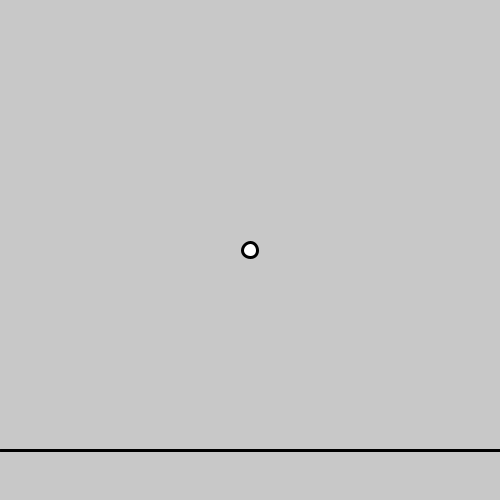
Frame 1 (no input)
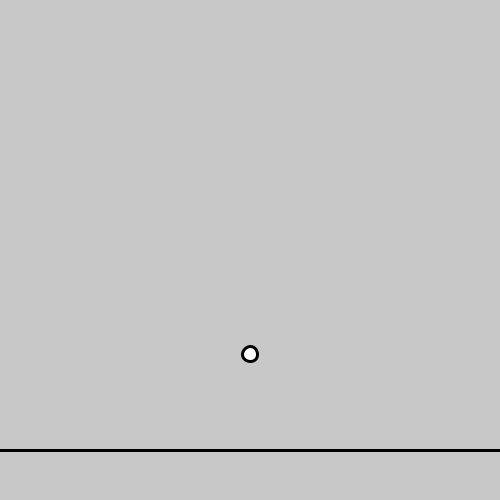
Frame 60 (the mouse pressed at the canvas centre just before this capture)
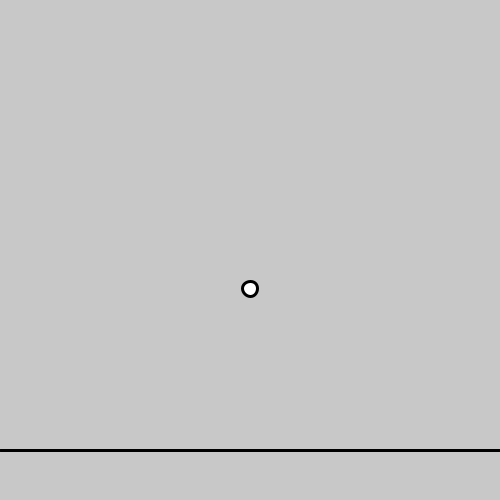
Frame 120 (the mouse held since frame 60 and released just before this capture)

The Processing sketch that drew these frames (run headless with seeded random() and noise(); from frame 60 on, the mouse is pressed at the canvas centre):

// Processing sketch: PhysicsEngine
// ── PhysicsEngine.pde
ArrayList<RigidBody> Objects = new ArrayList();

float gravity = 0.2;

void setup() {
  size(500,500);
  Objects.add(new RigidBody(new PVector(width/2, height/2), 5, 2));
  stroke(0);
  strokeWeight(3);
  background(200);
}

void mousePressed() {
  Objects.get(0).addForce(new PVector(mouseX - Objects.get(0).location.x, mouseY - Objects.get(0).location.y).mult(2));
}

void draw() {
  background(200,100);
  line(0,height-50,width,height-50);
  ellipse(Objects.get(0).location.x, Objects.get(0).location.y, 15, 15);
  
  if (Objects.get(0).location.y > height-60 && !mousePressed) {
    Objects.get(0).velocity.y = -Objects.get(0).velocity.y;
  } else {
    if (Objects.get(0).location.y < height-60) {
      Objects.get(0).velocity.y += gravity;
    }
  }
  if (Objects.get(0).location.x <= 0 || Objects.get(0).location.x >= width) {
    Objects.get(0).velocity.x = -Objects.get(0).velocity.x;
  }
  Objects.get(0).update();
}
// ── RigidBody.pde
class RigidBody {
  
  PVector location;
  PVector velocity;
  float drag;
  float mass;
  
  RigidBody(PVector _location, PVector _velocity, float _mass, float _drag) {
    location = _location;
    drag = _drag;
    velocity = _velocity;
    mass = _mass;
  }
  
  RigidBody(PVector _location, float _mass, float _drag) {
    location = _location;
    drag = _drag;
    velocity = new PVector(0,0);
    mass = _mass;
  }
  
  RigidBody(float _mass, float _drag) {
    location = new PVector(0,0);
    drag = _drag;
    velocity = new PVector(0,0);
    mass = _mass;
  }
  
  //V = (F/m)t
  void addForce (PVector force) {
    velocity = velocity.add(new PVector((force.x / mass)/20, (force.y / mass)/20));
  }
  
  void update() {
    //drag
    if (velocity.x < 0) {
      velocity.x += drag/100;
    } else if (velocity.x > 0) {
      velocity.x -= drag/100;
    }
    if (velocity.y < 0) {
      velocity.y += drag/100;
    } else if (velocity.y > 0) {
      velocity.y -= drag/100;
    }
    
    //movement
    location = location.add(velocity);
  }
}
